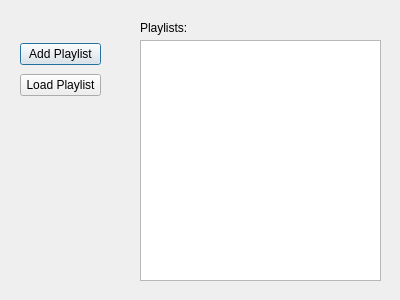
<?xml version="1.0" encoding="UTF-8"?>
<ui version="4.0">
 <class>PlaylistManager</class>
 <widget class="QDialog" name="PlaylistManager">
  <property name="geometry">
   <rect>
    <x>0</x>
    <y>0</y>
    <width>400</width>
    <height>300</height>
   </rect>
  </property>
  <property name="minimumSize">
   <size>
    <width>400</width>
    <height>300</height>
   </size>
  </property>
  <property name="maximumSize">
   <size>
    <width>400</width>
    <height>300</height>
   </size>
  </property>
  <property name="windowTitle">
   <string>Edit Playlists</string>
  </property>
  <widget class="QListWidget" name="listWidget">
   <property name="geometry">
    <rect>
     <x>140</x>
     <y>40</y>
     <width>241</width>
     <height>241</height>
    </rect>
   </property>
  </widget>
  <widget class="QWidget" name="verticalLayoutWidget">
   <property name="geometry">
    <rect>
     <x>20</x>
     <y>40</y>
     <width>81</width>
     <height>61</height>
    </rect>
   </property>
   <layout class="QVBoxLayout" name="verticalLayout_2">
    <item>
     <widget class="QPushButton" name="AddPlaylist">
      <property name="text">
       <string>Add Playlist</string>
      </property>
     </widget>
    </item>
    <item>
     <widget class="QPushButton" name="LoadPlaylist">
      <property name="text">
       <string>Load Playlist</string>
      </property>
     </widget>
    </item>
   </layout>
  </widget>
  <widget class="QLabel" name="label">
   <property name="geometry">
    <rect>
     <x>140</x>
     <y>20</y>
     <width>49</width>
     <height>16</height>
    </rect>
   </property>
   <property name="text">
    <string>Playlists:</string>
   </property>
  </widget>
 </widget>
 <resources/>
 <connections/>
</ui>
